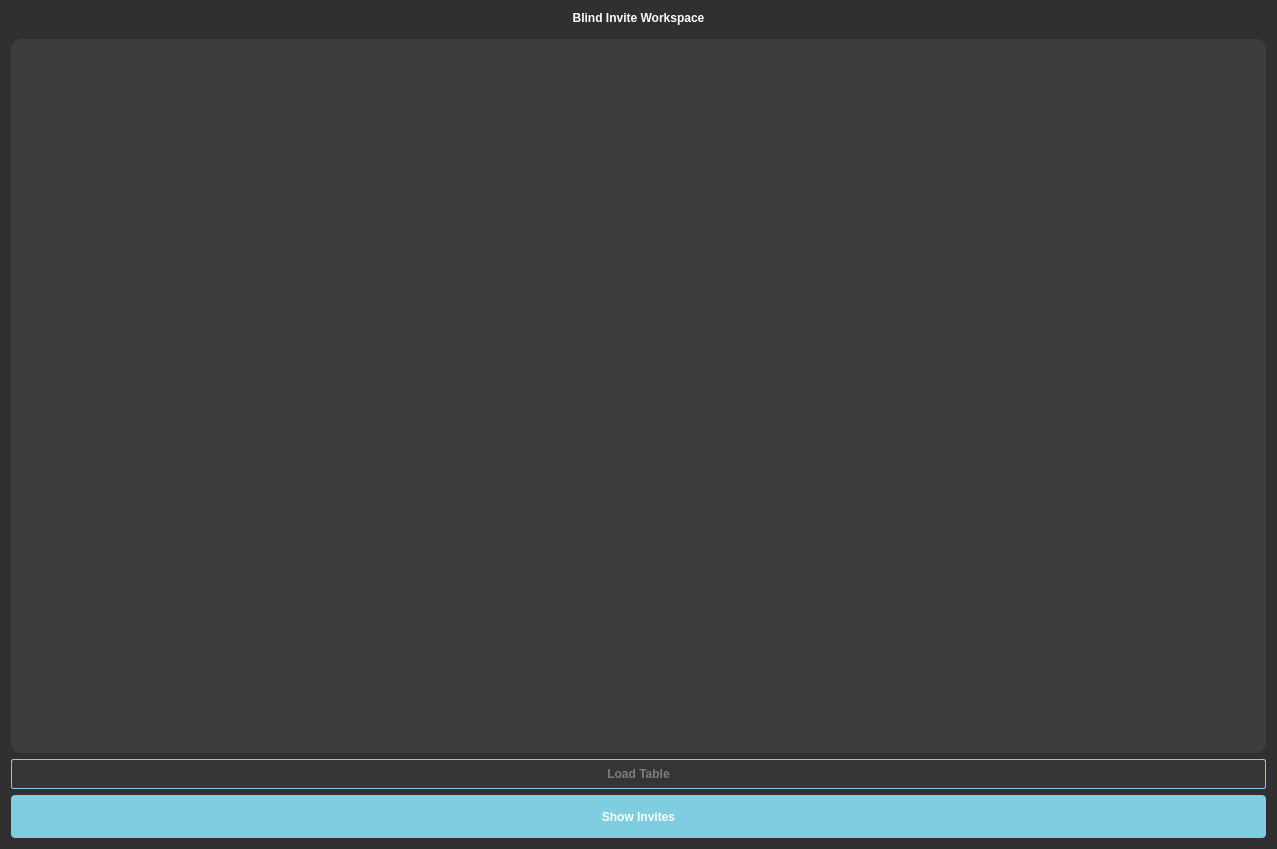
<?xml version="1.0" encoding="UTF-8"?>
<ui version="4.0">
 <class>Form</class>
 <widget class="QWidget" name="Form">
  <property name="geometry">
   <rect>
    <x>0</x>
    <y>0</y>
    <width>1277</width>
    <height>849</height>
   </rect>
  </property>
  <property name="minimumSize">
   <size>
    <width>1000</width>
    <height>500</height>
   </size>
  </property>
  <property name="windowTitle">
   <string>Blind Invites</string>
  </property>
  <property name="windowOpacity">
   <double>1.000000000000000</double>
  </property>
  <property name="styleSheet">
   <string notr="true">
QWidget {
    background-color: #303030;
    color: white;
}

QCheckBox{
    background-color: #3c3c3c;
    alignment: center
}
QAbstractButton{
    background-color: #3c3c3c;
    alignment: center
}
QLabel{
	font: 87 24pt &quot;Arial&quot;;
    font-weight: 600

}
/* Set the color of text in LineEdit to white */
QLineEdit {
    color: white;
    background-color: #3c3c3c;
}

/* Set the color of text in PushButton to white */
QPushButton {
    background-color: #7fcde1;
    color: white;
    border-radius: 4px;
    padding: 4px;
    font: 12pt &quot;Arial&quot;;
    height: 35px;

    font-weight: 800;
}

/* Add a hover effect to buttons */
QPushButton:hover {
    background: #ff9d00;
    color: #ffffff
}

/* Add a pressed effect to buttons */
QPushButton:pressed {
    background: qlineargradient(x1: 0, y1: 0, x2: 0, y2: 1,
    stop: 0 #ff9d00, stop: 1 #ffb900);
}

/* Set the color of text in TableWidget to white */
QTableWidget {
    border-radius: 10px;
    border: 2px solid #3c3c3c;
    background-color: #3c3c3c;
    color: white;
    font-weight: bold;
    font: Arial;
    gridline-color: #5f5f5f;
}

QTableCornerButton::section{
    background-color: #3c3c3c;
}
/* Add a hover effect to rows */
QTableWidget::item:hover {
    background-color: #6f6f6f;
    color: #7fcde1;
}

/* Add a hover effect to rows */
QTableWidget::item:selected {
    background-color: #6f6f6f;
    color: #7fcde1;

}

/* Set the color of text in TableWidget header to white */
QHeaderView::section {
    border-radius: 1px;

    color: white;
    background-color: #3c3c3c;
    font: 9pt Arial;
    font-weight: bold;
}

QScrollBar:vertical{
    border: none;
    background-color: #303030;
    width: 14px;
    margin: 15px 0 15px 0;
    border-radius: 0px;
}

/*  HANDLE BAR VERTICAL */
QScrollBar::handle:vertical {
	background-color: #6f6f6f;
	min-height: 30px;
	border-radius: 7px;
}
QScrollBar::handle:vertical:hover{
	background-color: #ff9d00;
}
QScrollBar::handle:vertical:pressed {
	background-color: #ffb900;
}

/* BTN TOP - SCROLLBAR */
QScrollBar::sub-line:vertical {
	border: none;
	background-color: #303030;
	height: 15px;
	border-top-left-radius: 7px;
	border-top-right-radius: 7px;
	subcontrol-position: top;
	subcontrol-origin: margin;
}

QScrollBar::sub-line:vertical:pressed {
	background-color: #ffb900;
}

/* BTN BOTTOM - SCROLLBAR */
QScrollBar::add-line:vertical {
	border: none;
	background-color: #303030;
	height: 15px;
	border-bottom-left-radius: 7px;
	border-bottom-right-radius: 7px;
	subcontrol-position: bottom;
	subcontrol-origin: margin;
}

QScrollBar::add-line:vertical:pressed {
	background-color: #ffb900;
}


/* RESET ARROW */
QScrollBar::up-arrow:vertical, QScrollBar::down-arrow:vertical {
	background: none;
}
QScrollBar::add-page:vertical, QScrollBar::sub-page:vertical {
	background: none;
}


/* HORIZONTAL SCROLLBAR - HOMEWORK */
QScrollBar:horizontal {
    border: none;
    background-color: #303030;
    height: 14px;
    margin: 0 15px 0 15px;
    border-radius: 0px;
}
QScrollBar::handle:horizontal {
	background-color: #6f6f6f;
	min-width: 30px;
	border-radius: 7px;
}

QScrollBar::handle:horizontal:hover{
	background-color: #ff9d00;
}
QScrollBar::handle:horizontal:pressed {
	background-color: #ffb900;
}
QScrollBar::add-line:horizontal {
	border: none;
	background-color: #303030;
	width: 15px;
	border-bottom-right-radius: 7px;
	border-top-right-radius: 7px;
	subcontrol-position: right;
	subcontrol-origin: margin;
}
QScrollBar::sub-line:horizontal {
	border: none;
	background-color: #303030;
	width: 15px;
	border-top-left-radius: 7px;
	border-bottom-left-radius: 7px;
	subcontrol-position: left;
	subcontrol-origin: margin;
}
QScrollBar::up-arrow:horizontal, QScrollBar::down-arrow:horizontal{

    background: none;
}
QScrollBar::add-page:horizontal, QScrollBar::sub-page:horizontal{

    background: none;
}

QDateTimeEdit::up-button {
    font: 87 8pt &quot;Arial&quot;;
    width: 20px;
    height: 20px;

}



QDateTimeEdit::down-button {
    font: 87 8pt &quot;Arial&quot;;
    width: 20px;
    height: 20px;

}
</string>
  </property>
  <layout class="QVBoxLayout" name="verticalLayout">
   <item>
    <widget class="QLabel" name="label">
     <property name="styleSheet">
      <string notr="true">QLabel{
    font: 20pt &quot;Arial&quot;;
    color: #fff;
    margin-bottom: 8px
}</string>
     </property>
     <property name="text">
      <string>Blind Invite Workspace</string>
     </property>
     <property name="alignment">
      <set>Qt::AlignCenter</set>
     </property>
    </widget>
   </item>
   <item>
    <widget class="QTableWidget" name="tableWidget">
     <property name="selectionBehavior">
      <enum>QAbstractItemView::SelectRows</enum>
     </property>
     <property name="verticalScrollMode">
      <enum>QAbstractItemView::ScrollPerPixel</enum>
     </property>
     <property name="horizontalScrollMode">
      <enum>QAbstractItemView::ScrollPerPixel</enum>
     </property>
     <property name="showGrid">
      <bool>false</bool>
     </property>
     <property name="sortingEnabled">
      <bool>false</bool>
     </property>
     <attribute name="horizontalHeaderStretchLastSection">
      <bool>true</bool>
     </attribute>
    </widget>
   </item>
   <item>
    <widget class="QPushButton" name="pushButton_2">
     <property name="styleSheet">
      <string notr="true">QPushButton {
    background-color: rgb(53, 53, 53);
    color: rgb(125, 125, 125);
    border: 1px solid #7fcde1;
    border-radius: 2px;
    padding: 4px;
    font: 10pt &quot;Arial&quot;;
    height: 20px;



}

/* Add a hover effect to buttons */
QPushButton:hover {
    background: rgb(71, 71, 71);
    font: rgb(204, 204, 204);
    color: #ffffff
}

/* Add a pressed effect to buttons */
QPushButton:pressed {
    background: qlineargradient(x1: 0, y1: 0, x2: 0, y2: 1,
    stop: 0 #ff9d00, stop: 1 #ffb900);
}</string>
     </property>
     <property name="text">
      <string>Load Table</string>
     </property>
    </widget>
   </item>
   <item>
    <widget class="QPushButton" name="pushButton">
     <property name="styleSheet">
      <string notr="true">height: 35px;
font: 12pt &quot;Arial&quot;;</string>
     </property>
     <property name="text">
      <string>Show Invites</string>
     </property>
    </widget>
   </item>
  </layout>
 </widget>
 <resources/>
 <connections/>
</ui>
